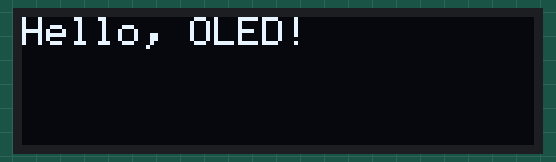
A sketch run on a simulated ESP32. Shown: 128×32 one-colour display.

Above: at 0.1 s.

The sketch:

oled-test1.ino
```cpp
#include <Wire.h>
#include <Adafruit_GFX.h>
#include <Adafruit_SSD1306.h>

#define SCREEN_WIDTH 128
#define SCREEN_HEIGHT 32
Adafruit_SSD1306 display(SCREEN_WIDTH, SCREEN_HEIGHT, &Wire, -1);

void setup() {
  Wire.begin(21, 22); // ESP32 pins SDA=21, SCL=22
  if(!display.begin(SSD1306_SWITCHCAPVCC, 0x3C)) {
    for(;;); // Don't proceed if OLED not found
  }
  display.clearDisplay();
  display.setTextSize(1);
  display.setTextColor(SSD1306_WHITE);
  display.setCursor(0,0);
  display.println("Hello, OLED!");
  display.display();
}

void loop() { }
```
